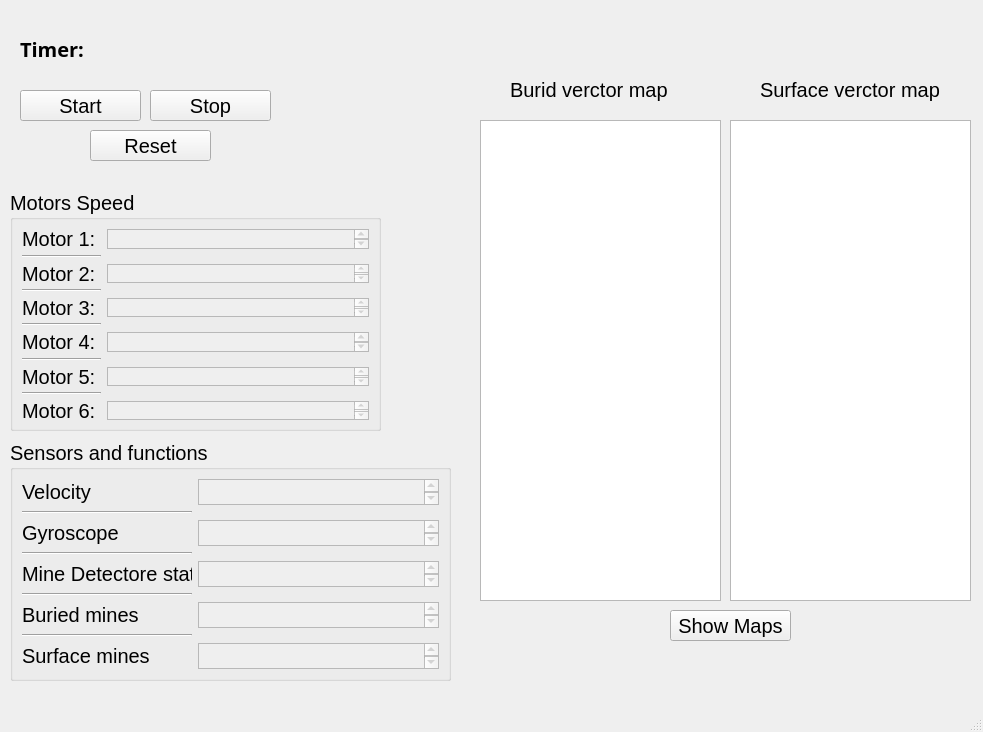
<?xml version="1.0" encoding="UTF-8"?>
<ui version="4.0">
 <class>MainWindow</class>
 <widget class="QMainWindow" name="MainWindow">
  <property name="geometry">
   <rect>
    <x>0</x>
    <y>0</y>
    <width>983</width>
    <height>732</height>
   </rect>
  </property>
  <property name="font">
   <font>
    <pointsize>15</pointsize>
   </font>
  </property>
  <property name="cursor">
   <cursorShape>ArrowCursor</cursorShape>
  </property>
  <property name="windowTitle">
   <string>MainWindow</string>
  </property>
  <widget class="QWidget" name="centralwidget">
   <widget class="QGroupBox" name="groupBox">
    <property name="geometry">
     <rect>
      <x>10</x>
      <y>190</y>
      <width>371</width>
      <height>241</height>
     </rect>
    </property>
    <property name="minimumSize">
     <size>
      <width>281</width>
      <height>241</height>
     </size>
    </property>
    <property name="title">
     <string>Motors Speed</string>
    </property>
    <layout class="QGridLayout" name="gridLayout_3">
     <item row="10" column="0">
      <widget class="QLabel" name="motor6Label">
       <property name="minimumSize">
        <size>
         <width>58</width>
         <height>17</height>
        </size>
       </property>
       <property name="text">
        <string>Motor 6:</string>
       </property>
      </widget>
     </item>
     <item row="3" column="0">
      <widget class="Line" name="line_3">
       <property name="orientation">
        <enum>Qt::Horizontal</enum>
       </property>
      </widget>
     </item>
     <item row="0" column="0">
      <widget class="QLabel" name="motor1Label">
       <property name="minimumSize">
        <size>
         <width>62</width>
         <height>17</height>
        </size>
       </property>
       <property name="text">
        <string>Motor 1: </string>
       </property>
      </widget>
     </item>
     <item row="4" column="0">
      <widget class="QLabel" name="motor3Label">
       <property name="minimumSize">
        <size>
         <width>58</width>
         <height>17</height>
        </size>
       </property>
       <property name="text">
        <string>Motor 3:</string>
       </property>
      </widget>
     </item>
     <item row="8" column="0">
      <widget class="QLabel" name="motor5Label">
       <property name="minimumSize">
        <size>
         <width>58</width>
         <height>17</height>
        </size>
       </property>
       <property name="text">
        <string>Motor 5:</string>
       </property>
      </widget>
     </item>
     <item row="1" column="0">
      <widget class="Line" name="line_4">
       <property name="orientation">
        <enum>Qt::Horizontal</enum>
       </property>
      </widget>
     </item>
     <item row="7" column="0">
      <widget class="Line" name="line_2">
       <property name="orientation">
        <enum>Qt::Horizontal</enum>
       </property>
      </widget>
     </item>
     <item row="2" column="0">
      <widget class="QLabel" name="motor2Label">
       <property name="minimumSize">
        <size>
         <width>58</width>
         <height>17</height>
        </size>
       </property>
       <property name="text">
        <string>Motor 2:</string>
       </property>
      </widget>
     </item>
     <item row="9" column="0">
      <widget class="Line" name="line">
       <property name="orientation">
        <enum>Qt::Horizontal</enum>
       </property>
      </widget>
     </item>
     <item row="5" column="0">
      <widget class="Line" name="line_5">
       <property name="orientation">
        <enum>Qt::Horizontal</enum>
       </property>
      </widget>
     </item>
     <item row="6" column="0">
      <widget class="QLabel" name="motor4Label">
       <property name="minimumSize">
        <size>
         <width>58</width>
         <height>17</height>
        </size>
       </property>
       <property name="text">
        <string>Motor 4:</string>
       </property>
      </widget>
     </item>
     <item row="0" column="1">
      <widget class="QTextEdit" name="textEdit">
       <property name="enabled">
        <bool>false</bool>
       </property>
      </widget>
     </item>
     <item row="2" column="1">
      <widget class="QTextEdit" name="textEdit_2">
       <property name="enabled">
        <bool>false</bool>
       </property>
      </widget>
     </item>
     <item row="4" column="1">
      <widget class="QTextEdit" name="textEdit_3">
       <property name="enabled">
        <bool>false</bool>
       </property>
       <property name="frameShape">
        <enum>QFrame::StyledPanel</enum>
       </property>
      </widget>
     </item>
     <item row="6" column="1">
      <widget class="QTextEdit" name="textEdit_4">
       <property name="enabled">
        <bool>false</bool>
       </property>
      </widget>
     </item>
     <item row="8" column="1">
      <widget class="QTextEdit" name="textEdit_5">
       <property name="enabled">
        <bool>false</bool>
       </property>
      </widget>
     </item>
     <item row="10" column="1">
      <widget class="QTextEdit" name="textEdit_6">
       <property name="enabled">
        <bool>false</bool>
       </property>
      </widget>
     </item>
    </layout>
   </widget>
   <widget class="QGroupBox" name="groupBox_3">
    <property name="geometry">
     <rect>
      <x>10</x>
      <y>440</y>
      <width>441</width>
      <height>241</height>
     </rect>
    </property>
    <property name="minimumSize">
     <size>
      <width>281</width>
      <height>241</height>
     </size>
    </property>
    <property name="title">
     <string>Sensors and functions</string>
    </property>
    <layout class="QGridLayout" name="gridLayout_4">
     <item row="6" column="0">
      <widget class="QLabel" name="buriedLabel">
       <property name="minimumSize">
        <size>
         <width>58</width>
         <height>17</height>
        </size>
       </property>
       <property name="text">
        <string>Buried mines</string>
       </property>
      </widget>
     </item>
     <item row="1" column="0">
      <widget class="Line" name="line_7">
       <property name="orientation">
        <enum>Qt::Horizontal</enum>
       </property>
      </widget>
     </item>
     <item row="5" column="0">
      <widget class="Line" name="line_10">
       <property name="orientation">
        <enum>Qt::Horizontal</enum>
       </property>
      </widget>
     </item>
     <item row="8" column="0">
      <widget class="QLabel" name="surfaceLabel">
       <property name="minimumSize">
        <size>
         <width>58</width>
         <height>17</height>
        </size>
       </property>
       <property name="text">
        <string>Surface mines</string>
       </property>
      </widget>
     </item>
     <item row="7" column="0">
      <widget class="Line" name="line_9">
       <property name="orientation">
        <enum>Qt::Horizontal</enum>
       </property>
      </widget>
     </item>
     <item row="3" column="0">
      <widget class="Line" name="line_8">
       <property name="orientation">
        <enum>Qt::Horizontal</enum>
       </property>
      </widget>
     </item>
     <item row="0" column="0">
      <widget class="QLabel" name="velocityLabel">
       <property name="minimumSize">
        <size>
         <width>62</width>
         <height>17</height>
        </size>
       </property>
       <property name="text">
        <string>Velocity</string>
       </property>
      </widget>
     </item>
     <item row="4" column="0">
      <widget class="QLabel" name="minedetectorlabel">
       <property name="minimumSize">
        <size>
         <width>58</width>
         <height>17</height>
        </size>
       </property>
       <property name="text">
        <string>Mine Detectore state</string>
       </property>
      </widget>
     </item>
     <item row="2" column="0">
      <widget class="QLabel" name="gyroscopeLabel">
       <property name="minimumSize">
        <size>
         <width>58</width>
         <height>17</height>
        </size>
       </property>
       <property name="text">
        <string>Gyroscope</string>
       </property>
      </widget>
     </item>
     <item row="0" column="1">
      <widget class="QTextEdit" name="textEdit_7">
       <property name="enabled">
        <bool>false</bool>
       </property>
      </widget>
     </item>
     <item row="2" column="1">
      <widget class="QTextEdit" name="textEdit_8">
       <property name="enabled">
        <bool>false</bool>
       </property>
      </widget>
     </item>
     <item row="4" column="1">
      <widget class="QTextEdit" name="textEdit_9">
       <property name="enabled">
        <bool>false</bool>
       </property>
      </widget>
     </item>
     <item row="6" column="1">
      <widget class="QTextEdit" name="textEdit_10">
       <property name="enabled">
        <bool>false</bool>
       </property>
      </widget>
     </item>
     <item row="8" column="1">
      <widget class="QTextEdit" name="textEdit_11">
       <property name="enabled">
        <bool>false</bool>
       </property>
      </widget>
     </item>
    </layout>
   </widget>
   <widget class="QTableView" name="surfaceMapTable">
    <property name="geometry">
     <rect>
      <x>730</x>
      <y>120</y>
      <width>241</width>
      <height>481</height>
     </rect>
    </property>
   </widget>
   <widget class="QTableView" name="buridMapTable">
    <property name="geometry">
     <rect>
      <x>480</x>
      <y>120</y>
      <width>241</width>
      <height>481</height>
     </rect>
    </property>
   </widget>
   <widget class="QPushButton" name="showDataBtn">
    <property name="geometry">
     <rect>
      <x>670</x>
      <y>610</y>
      <width>121</width>
      <height>31</height>
     </rect>
    </property>
    <property name="font">
     <font>
      <pointsize>15</pointsize>
      <weight>50</weight>
      <bold>false</bold>
     </font>
    </property>
    <property name="text">
     <string>Show Maps</string>
    </property>
    <property name="autoDefault">
     <bool>false</bool>
    </property>
   </widget>
   <widget class="QLabel" name="timerlbl">
    <property name="geometry">
     <rect>
      <x>20</x>
      <y>40</y>
      <width>67</width>
      <height>17</height>
     </rect>
    </property>
    <property name="font">
     <font>
      <family>Umpush</family>
      <pointsize>15</pointsize>
      <weight>75</weight>
      <bold>true</bold>
     </font>
    </property>
    <property name="text">
     <string>Timer:</string>
    </property>
   </widget>
   <widget class="QLabel" name="surfaceMineMaplbl">
    <property name="geometry">
     <rect>
      <x>760</x>
      <y>70</y>
      <width>191</width>
      <height>41</height>
     </rect>
    </property>
    <property name="text">
     <string>Surface verctor map</string>
    </property>
    <property name="textFormat">
     <enum>Qt::RichText</enum>
    </property>
   </widget>
   <widget class="QLabel" name="buridMineMaplbl">
    <property name="geometry">
     <rect>
      <x>510</x>
      <y>70</y>
      <width>191</width>
      <height>41</height>
     </rect>
    </property>
    <property name="text">
     <string>Burid verctor map</string>
    </property>
    <property name="textFormat">
     <enum>Qt::RichText</enum>
    </property>
   </widget>
   <widget class="QLabel" name="timerValueLbl">
    <property name="geometry">
     <rect>
      <x>110</x>
      <y>40</y>
      <width>81</width>
      <height>17</height>
     </rect>
    </property>
    <property name="text">
     <string/>
    </property>
   </widget>
   <widget class="QPushButton" name="startTimer">
    <property name="geometry">
     <rect>
      <x>20</x>
      <y>90</y>
      <width>121</width>
      <height>31</height>
     </rect>
    </property>
    <property name="text">
     <string>Start</string>
    </property>
   </widget>
   <widget class="QPushButton" name="stopTimer">
    <property name="geometry">
     <rect>
      <x>150</x>
      <y>90</y>
      <width>121</width>
      <height>31</height>
     </rect>
    </property>
    <property name="text">
     <string>Stop</string>
    </property>
   </widget>
   <widget class="QPushButton" name="resetTimer">
    <property name="geometry">
     <rect>
      <x>90</x>
      <y>130</y>
      <width>121</width>
      <height>31</height>
     </rect>
    </property>
    <property name="text">
     <string>Reset</string>
    </property>
   </widget>
  </widget>
  <widget class="QMenuBar" name="menubar">
   <property name="geometry">
    <rect>
     <x>0</x>
     <y>0</y>
     <width>983</width>
     <height>28</height>
    </rect>
   </property>
  </widget>
  <widget class="QStatusBar" name="statusbar"/>
 </widget>
 <resources/>
 <connections/>
</ui>
